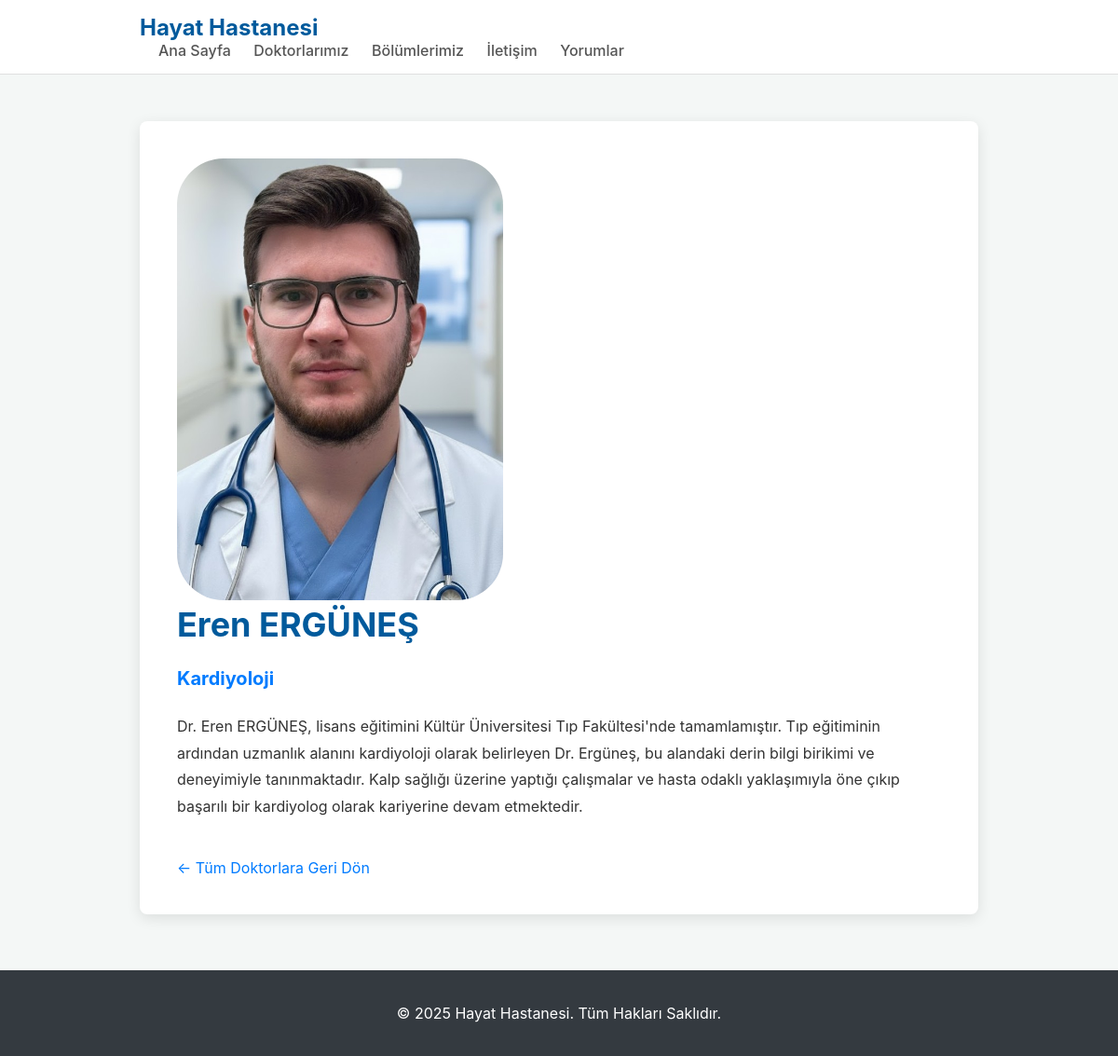
/doktorlar/1/, run on the app's committed database.
### hasta_yonetim/models.py (models this page shows, shortened)
class Doktor(models.Model):
    isim_soyisim = models.CharField(max_length=100)
    uzmanlik_alani = models.CharField(max_length=100)
    biyografi = models.TextField()
    fotograf = models.ImageField(upload_to='doktorlar/', null=True, blank=True)

### hasta_yonetim/views.py (the view)
# urls.py: path('doktorlar/<int:doktor_id>/', views.doktor_detay, name='doktor-detay'),
def doktor_detay(request, doktor_id):
    doktor = get_object_or_404(Doktor, pk=doktor_id)
    return render(request, 'doktor_detay.html', {'doktor': doktor})

### templates/doktor_detay.html (shortened to what this page needs)
<!DOCTYPE html>
<html lang="tr">
<head>
</head>
<body>
    <header class="header">
        <div class="container">
            <div class="logo">Hayat Hastanesi</div>
            <nav>
                <a href="/">Ana Sayfa</a>
                <a href="/doktorlar/">Doktorlarımız</a>
                <a href="/bolumlerimiz/">Bölümlerimiz</a>
                <a href="/iletisim/">İletişim</a>
                <a href="/yorumlar/">Yorumlar</a>
            </nav>
        </div>
    </header>
    <main class="container">
        <div class="doctor-detail-card">
            {% if doktor.fotograf %}
                <img src="{{ doktor.fotograf.url }}" alt="{{ doktor.isim_soyisim }}" style="width: 350px; border-radius: 50px;">
            {% endif %}
            <h1>{{ doktor.isim_soyisim }}</h1>
            <p class="specialty">{{ doktor.uzmanlik_alani }}</p>
            <p class="bio">{{ doktor.biyografi }}</p>
            <a href="/doktorlar/" class="back-link">&larr; Tüm Doktorlara Geri Dön</a>
        </div>
    </main>
    <footer class="footer">
        <div class="container">
            <p>&copy; 2025 Hayat Hastanesi. Tüm Hakları Saklıdır.</p>
        </div>
    </footer>
</body>
</html>

### templates/doktor_detay.html (style rules this page uses)
body { font-family: -apple-system, BlinkMacSystemFont, "Segoe UI", Roboto, Helvetica, Arial, sans-serif; margin: 0; padding: 0; background-color: #f4f7f6; color: #333; }
.container { width: 90%; max-width: 900px; margin: 0 auto; }
.header { background-color: #ffffff; padding: 15px 0; border-bottom: 1px solid #e0e0e0; display: flex; justify-content: space-between; align-items: center; }
.header .logo { font-size: 24px; font-weight: bold; color: #005a9c; }
.header nav a { margin-left: 20px; text-decoration: none; color: #555; font-weight: 500; }
.doctor-detail-card { background: #fff; padding: 40px; margin-top: 50px; border-radius: 8px; box-shadow: 0 4px 15px rgba(0,0,0,0.1); }
.doctor-detail-card h1 { color: #005a9c; margin-top: 0; font-size: 36px; }
.doctor-detail-card .specialty { font-weight: bold; color: #007bff; font-size: 20px; margin-bottom: 25px; }
.doctor-detail-card .bio { line-height: 1.8; font-size: 16px; }
.back-link { display: inline-block; margin-top: 25px; color: #007bff; text-decoration: none; }
.footer { background-color: #343a40; color: white; text-align: center; padding: 20px 0; margin-top: 60px; }

### data on the page
Doktor: fotograf (picture), isim_soyisim "Eren ERGÜNEŞ", uzmanlik_alani "Kardiyoloji", biyografi "Dr. Eren ERGÜNEŞ, lisans eğitimini Kültür Üniversitesi Tıp Fakültesi'nde tamamlamıştır. Tıp eğitiminin ardından uzmanlık alanını kardiyoloji olarak belirleyen Dr. Ergüneş, bu alandaki derin bilgi birikimi ve deneyimiyle tanınmaktadır. Kalp sağlığı üzerine yaptığı çalışmalar ve hasta odaklı yaklaşımıyla öne çıkıp başarılı bir kardiyolog olarak kariyerine devam etmektedir."
